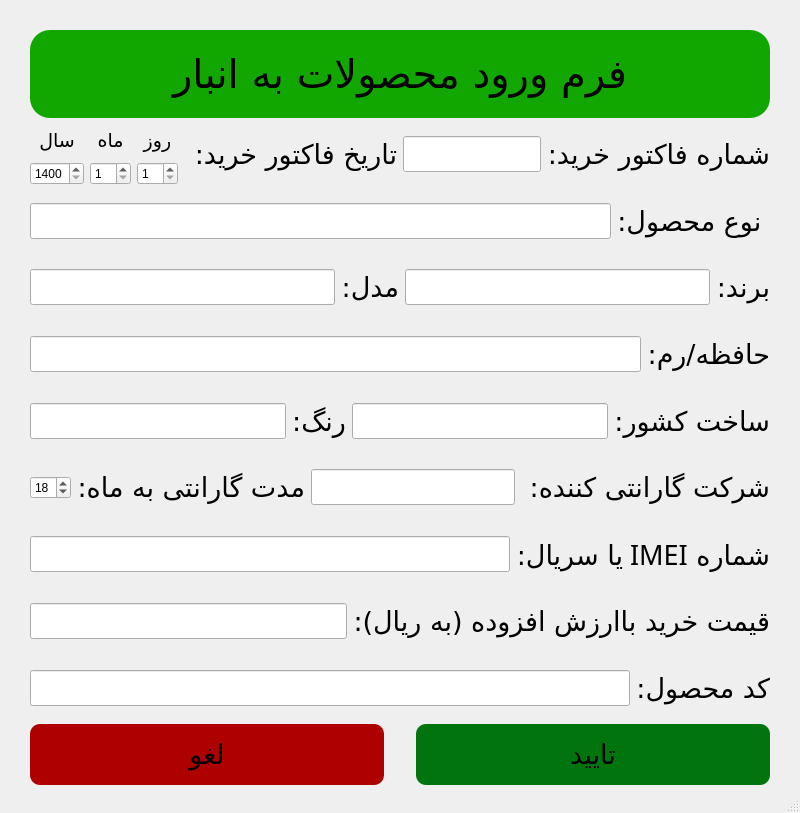
<?xml version="1.0" encoding="UTF-8"?>
<ui version="4.0">
 <class>MainWindow</class>
 <widget class="QMainWindow" name="MainWindow">
  <property name="geometry">
   <rect>
    <x>0</x>
    <y>0</y>
    <width>800</width>
    <height>813</height>
   </rect>
  </property>
  <property name="windowTitle">
   <string>MainWindow</string>
  </property>
  <property name="styleSheet">
   <string notr="true"/>
  </property>
  <widget class="QWidget" name="centralwidget">
   <layout class="QVBoxLayout" name="verticalLayout">
    <property name="leftMargin">
     <number>30</number>
    </property>
    <property name="topMargin">
     <number>30</number>
    </property>
    <property name="rightMargin">
     <number>30</number>
    </property>
    <property name="bottomMargin">
     <number>6</number>
    </property>
    <item>
     <widget class="QLabel" name="label_12">
      <property name="font">
       <font>
        <family>B Titr</family>
        <pointsize>30</pointsize>
       </font>
      </property>
      <property name="layoutDirection">
       <enum>Qt::RightToLeft</enum>
      </property>
      <property name="styleSheet">
       <string notr="true">background-color: rgb(17, 167, 0);
border-radius: 20px;
padding: 20px;</string>
      </property>
      <property name="text">
       <string>فرم ورود محصولات به انبار</string>
      </property>
      <property name="alignment">
       <set>Qt::AlignCenter</set>
      </property>
      <property name="margin">
       <number>0</number>
      </property>
     </widget>
    </item>
    <item>
     <layout class="QHBoxLayout" name="horizontalLayout">
      <item>
       <layout class="QHBoxLayout" name="horizontalLayout_10">
        <item>
         <layout class="QVBoxLayout" name="verticalLayout_4">
          <item>
           <widget class="QLabel" name="label_15">
            <property name="font">
             <font>
              <family>B Nazanin</family>
              <pointsize>14</pointsize>
             </font>
            </property>
            <property name="text">
             <string>سال</string>
            </property>
            <property name="alignment">
             <set>Qt::AlignCenter</set>
            </property>
           </widget>
          </item>
          <item>
           <widget class="QSpinBox" name="BuyFactorDateYearSpin">
            <property name="minimum">
             <number>1400</number>
            </property>
            <property name="maximum">
             <number>1800</number>
            </property>
           </widget>
          </item>
         </layout>
        </item>
        <item>
         <layout class="QVBoxLayout" name="verticalLayout_5">
          <item>
           <widget class="QLabel" name="label_16">
            <property name="font">
             <font>
              <family>B Nazanin</family>
              <pointsize>14</pointsize>
             </font>
            </property>
            <property name="text">
             <string>ماه</string>
            </property>
            <property name="alignment">
             <set>Qt::AlignCenter</set>
            </property>
           </widget>
          </item>
          <item>
           <widget class="QSpinBox" name="BuyFactorDateMonthSpin">
            <property name="minimum">
             <number>1</number>
            </property>
            <property name="maximum">
             <number>12</number>
            </property>
           </widget>
          </item>
         </layout>
        </item>
        <item>
         <layout class="QVBoxLayout" name="verticalLayout_3">
          <item>
           <widget class="QLabel" name="label_14">
            <property name="font">
             <font>
              <family>B Nazanin</family>
              <pointsize>14</pointsize>
             </font>
            </property>
            <property name="text">
             <string>روز</string>
            </property>
            <property name="alignment">
             <set>Qt::AlignCenter</set>
            </property>
           </widget>
          </item>
          <item>
           <widget class="QSpinBox" name="BuyFactorDateDaySpin">
            <property name="minimum">
             <number>1</number>
            </property>
            <property name="maximum">
             <number>31</number>
            </property>
           </widget>
          </item>
         </layout>
        </item>
       </layout>
      </item>
      <item>
       <spacer name="horizontalSpacer">
        <property name="orientation">
         <enum>Qt::Horizontal</enum>
        </property>
        <property name="sizeType">
         <enum>QSizePolicy::Fixed</enum>
        </property>
        <property name="sizeHint" stdset="0">
         <size>
          <width>10</width>
          <height>20</height>
         </size>
        </property>
       </spacer>
      </item>
      <item>
       <widget class="QLabel" name="label">
        <property name="font">
         <font>
          <family>B Nazanin</family>
          <pointsize>20</pointsize>
         </font>
        </property>
        <property name="layoutDirection">
         <enum>Qt::RightToLeft</enum>
        </property>
        <property name="text">
         <string>تاریخ فاکتور خرید:</string>
        </property>
       </widget>
      </item>
      <item>
       <spacer name="horizontalSpacer_3">
        <property name="orientation">
         <enum>Qt::Horizontal</enum>
        </property>
        <property name="sizeHint" stdset="0">
         <size>
          <width>40</width>
          <height>20</height>
         </size>
        </property>
       </spacer>
      </item>
      <item>
       <widget class="QLineEdit" name="BuyFactorCodeEdit">
        <property name="font">
         <font>
          <family>Trebuchet MS</family>
          <pointsize>15</pointsize>
         </font>
        </property>
        <property name="layoutDirection">
         <enum>Qt::LeftToRight</enum>
        </property>
        <property name="text">
         <string/>
        </property>
        <property name="alignment">
         <set>Qt::AlignLeading|Qt::AlignLeft|Qt::AlignVCenter</set>
        </property>
       </widget>
      </item>
      <item>
       <widget class="QLabel" name="label_2">
        <property name="font">
         <font>
          <family>B Nazanin</family>
          <pointsize>20</pointsize>
         </font>
        </property>
        <property name="layoutDirection">
         <enum>Qt::RightToLeft</enum>
        </property>
        <property name="text">
         <string>شماره فاکتور خرید:</string>
        </property>
       </widget>
      </item>
     </layout>
    </item>
    <item>
     <layout class="QHBoxLayout" name="horizontalLayout_5">
      <item>
       <widget class="QLineEdit" name="ProductTypeEdit">
        <property name="font">
         <font>
          <family>Trebuchet MS</family>
          <pointsize>15</pointsize>
         </font>
        </property>
        <property name="layoutDirection">
         <enum>Qt::LeftToRight</enum>
        </property>
        <property name="text">
         <string/>
        </property>
        <property name="alignment">
         <set>Qt::AlignLeading|Qt::AlignLeft|Qt::AlignVCenter</set>
        </property>
       </widget>
      </item>
      <item>
       <widget class="QLabel" name="label_5">
        <property name="font">
         <font>
          <family>B Nazanin</family>
          <pointsize>20</pointsize>
         </font>
        </property>
        <property name="layoutDirection">
         <enum>Qt::RightToLeft</enum>
        </property>
        <property name="text">
         <string> نوع محصول:</string>
        </property>
       </widget>
      </item>
     </layout>
    </item>
    <item>
     <layout class="QHBoxLayout" name="horizontalLayout_3">
      <item>
       <widget class="QLineEdit" name="ProductModelEdit">
        <property name="font">
         <font>
          <family>Trebuchet MS</family>
          <pointsize>15</pointsize>
         </font>
        </property>
        <property name="layoutDirection">
         <enum>Qt::LeftToRight</enum>
        </property>
        <property name="text">
         <string/>
        </property>
        <property name="alignment">
         <set>Qt::AlignLeading|Qt::AlignLeft|Qt::AlignVCenter</set>
        </property>
       </widget>
      </item>
      <item>
       <widget class="QLabel" name="label_3">
        <property name="font">
         <font>
          <family>B Nazanin</family>
          <pointsize>20</pointsize>
         </font>
        </property>
        <property name="layoutDirection">
         <enum>Qt::RightToLeft</enum>
        </property>
        <property name="text">
         <string>مدل:</string>
        </property>
       </widget>
      </item>
      <item>
       <widget class="QLineEdit" name="ProductBrandEdit">
        <property name="font">
         <font>
          <family>Trebuchet MS</family>
          <pointsize>15</pointsize>
         </font>
        </property>
        <property name="layoutDirection">
         <enum>Qt::LeftToRight</enum>
        </property>
        <property name="text">
         <string/>
        </property>
        <property name="alignment">
         <set>Qt::AlignLeading|Qt::AlignLeft|Qt::AlignVCenter</set>
        </property>
       </widget>
      </item>
      <item>
       <widget class="QLabel" name="label_4">
        <property name="font">
         <font>
          <family>B Nazanin</family>
          <pointsize>20</pointsize>
         </font>
        </property>
        <property name="layoutDirection">
         <enum>Qt::RightToLeft</enum>
        </property>
        <property name="text">
         <string>برند:</string>
        </property>
       </widget>
      </item>
     </layout>
    </item>
    <item>
     <layout class="QHBoxLayout" name="horizontalLayout_6">
      <item>
       <widget class="QLineEdit" name="ProductStorageRamEdit">
        <property name="font">
         <font>
          <family>Trebuchet MS</family>
          <pointsize>15</pointsize>
         </font>
        </property>
        <property name="layoutDirection">
         <enum>Qt::LeftToRight</enum>
        </property>
        <property name="text">
         <string/>
        </property>
        <property name="alignment">
         <set>Qt::AlignLeading|Qt::AlignLeft|Qt::AlignVCenter</set>
        </property>
       </widget>
      </item>
      <item>
       <widget class="QLabel" name="label_6">
        <property name="font">
         <font>
          <family>B Nazanin</family>
          <pointsize>20</pointsize>
         </font>
        </property>
        <property name="layoutDirection">
         <enum>Qt::RightToLeft</enum>
        </property>
        <property name="text">
         <string>حافظه/رم:</string>
        </property>
       </widget>
      </item>
     </layout>
    </item>
    <item>
     <layout class="QHBoxLayout" name="horizontalLayout_11">
      <item>
       <widget class="QLineEdit" name="ProductColorEdit">
        <property name="font">
         <font>
          <family>Trebuchet MS</family>
          <pointsize>15</pointsize>
         </font>
        </property>
        <property name="layoutDirection">
         <enum>Qt::LeftToRight</enum>
        </property>
        <property name="text">
         <string/>
        </property>
        <property name="alignment">
         <set>Qt::AlignLeading|Qt::AlignLeft|Qt::AlignVCenter</set>
        </property>
       </widget>
      </item>
      <item>
       <widget class="QLabel" name="label_11">
        <property name="font">
         <font>
          <family>B Nazanin</family>
          <pointsize>20</pointsize>
         </font>
        </property>
        <property name="layoutDirection">
         <enum>Qt::RightToLeft</enum>
        </property>
        <property name="text">
         <string>رنگ:</string>
        </property>
       </widget>
      </item>
      <item>
       <widget class="QLineEdit" name="ProductCountryEdit">
        <property name="font">
         <font>
          <family>Trebuchet MS</family>
          <pointsize>15</pointsize>
         </font>
        </property>
        <property name="layoutDirection">
         <enum>Qt::LeftToRight</enum>
        </property>
        <property name="text">
         <string/>
        </property>
        <property name="alignment">
         <set>Qt::AlignLeading|Qt::AlignLeft|Qt::AlignVCenter</set>
        </property>
       </widget>
      </item>
      <item>
       <widget class="QLabel" name="label_10">
        <property name="font">
         <font>
          <family>B Nazanin</family>
          <pointsize>20</pointsize>
         </font>
        </property>
        <property name="layoutDirection">
         <enum>Qt::RightToLeft</enum>
        </property>
        <property name="text">
         <string>ساخت کشور:</string>
        </property>
       </widget>
      </item>
     </layout>
    </item>
    <item>
     <layout class="QHBoxLayout" name="horizontalLayout_8">
      <item>
       <widget class="QSpinBox" name="ProductWarrantyTimeSpin">
        <property name="value">
         <number>18</number>
        </property>
       </widget>
      </item>
      <item>
       <widget class="QLabel" name="label_13">
        <property name="font">
         <font>
          <family>B Nazanin</family>
          <pointsize>20</pointsize>
         </font>
        </property>
        <property name="layoutDirection">
         <enum>Qt::RightToLeft</enum>
        </property>
        <property name="text">
         <string>مدت گارانتی به ماه:</string>
        </property>
       </widget>
      </item>
      <item>
       <widget class="QLineEdit" name="ProductWarrantyCompanyEdit">
        <property name="font">
         <font>
          <family>Trebuchet MS</family>
          <pointsize>15</pointsize>
         </font>
        </property>
        <property name="layoutDirection">
         <enum>Qt::LeftToRight</enum>
        </property>
        <property name="text">
         <string/>
        </property>
        <property name="alignment">
         <set>Qt::AlignLeading|Qt::AlignLeft|Qt::AlignVCenter</set>
        </property>
       </widget>
      </item>
      <item>
       <widget class="QLabel" name="label_8">
        <property name="font">
         <font>
          <family>B Nazanin</family>
          <pointsize>20</pointsize>
         </font>
        </property>
        <property name="layoutDirection">
         <enum>Qt::RightToLeft</enum>
        </property>
        <property name="text">
         <string>شرکت گارانتی کننده: </string>
        </property>
       </widget>
      </item>
     </layout>
    </item>
    <item>
     <layout class="QHBoxLayout" name="horizontalLayout_7">
      <item>
       <widget class="QLineEdit" name="ProductSerialEdit">
        <property name="font">
         <font>
          <family>Trebuchet MS</family>
          <pointsize>15</pointsize>
         </font>
        </property>
        <property name="layoutDirection">
         <enum>Qt::LeftToRight</enum>
        </property>
        <property name="text">
         <string/>
        </property>
        <property name="alignment">
         <set>Qt::AlignLeading|Qt::AlignLeft|Qt::AlignVCenter</set>
        </property>
       </widget>
      </item>
      <item>
       <widget class="QLabel" name="label_7">
        <property name="font">
         <font>
          <family>B Nazanin</family>
          <pointsize>20</pointsize>
         </font>
        </property>
        <property name="layoutDirection">
         <enum>Qt::RightToLeft</enum>
        </property>
        <property name="text">
         <string>شماره IMEI یا سریال:</string>
        </property>
       </widget>
      </item>
     </layout>
    </item>
    <item>
     <layout class="QHBoxLayout" name="horizontalLayout_9">
      <item>
       <widget class="QLineEdit" name="ProductBuyPriceEdit">
        <property name="font">
         <font>
          <family>Trebuchet MS</family>
          <pointsize>15</pointsize>
         </font>
        </property>
        <property name="layoutDirection">
         <enum>Qt::LeftToRight</enum>
        </property>
        <property name="text">
         <string/>
        </property>
        <property name="alignment">
         <set>Qt::AlignLeading|Qt::AlignLeft|Qt::AlignVCenter</set>
        </property>
       </widget>
      </item>
      <item>
       <widget class="QLabel" name="label_9">
        <property name="font">
         <font>
          <family>B Nazanin</family>
          <pointsize>20</pointsize>
         </font>
        </property>
        <property name="layoutDirection">
         <enum>Qt::RightToLeft</enum>
        </property>
        <property name="text">
         <string>قیمت خرید باارزش افزوده (به ریال):</string>
        </property>
       </widget>
      </item>
     </layout>
    </item>
    <item>
     <layout class="QHBoxLayout" name="horizontalLayout_4">
      <item>
       <widget class="QLineEdit" name="ProductCodeEdit">
        <property name="font">
         <font>
          <family>Trebuchet MS</family>
          <pointsize>15</pointsize>
         </font>
        </property>
        <property name="text">
         <string/>
        </property>
       </widget>
      </item>
      <item>
       <widget class="QLabel" name="label_17">
        <property name="font">
         <font>
          <family>B Nazanin</family>
          <pointsize>20</pointsize>
         </font>
        </property>
        <property name="text">
         <string>کد محصول:</string>
        </property>
       </widget>
      </item>
     </layout>
    </item>
    <item>
     <layout class="QHBoxLayout" name="horizontalLayout_2">
      <property name="spacing">
       <number>32</number>
      </property>
      <item>
       <widget class="QPushButton" name="CancelBtn">
        <property name="sizePolicy">
         <sizepolicy hsizetype="Minimum" vsizetype="Preferred">
          <horstretch>0</horstretch>
          <verstretch>0</verstretch>
         </sizepolicy>
        </property>
        <property name="font">
         <font>
          <family>B Nazanin</family>
          <pointsize>20</pointsize>
         </font>
        </property>
        <property name="styleSheet">
         <string notr="true">border-radius: 10px;
background-color: rgb(175, 0, 0);</string>
        </property>
        <property name="text">
         <string>لغو</string>
        </property>
       </widget>
      </item>
      <item>
       <widget class="QPushButton" name="ContinueBtn">
        <property name="sizePolicy">
         <sizepolicy hsizetype="Minimum" vsizetype="Preferred">
          <horstretch>0</horstretch>
          <verstretch>0</verstretch>
         </sizepolicy>
        </property>
        <property name="font">
         <font>
          <family>B Nazanin</family>
          <pointsize>20</pointsize>
         </font>
        </property>
        <property name="styleSheet">
         <string notr="true">border-radius: 10px;
background-color: rgb(0, 117, 14);</string>
        </property>
        <property name="text">
         <string>تایید</string>
        </property>
       </widget>
      </item>
     </layout>
    </item>
   </layout>
  </widget>
  <widget class="QMenuBar" name="menubar">
   <property name="geometry">
    <rect>
     <x>0</x>
     <y>0</y>
     <width>800</width>
     <height>30</height>
    </rect>
   </property>
  </widget>
  <widget class="QStatusBar" name="statusbar"/>
 </widget>
 <resources/>
 <connections/>
</ui>
